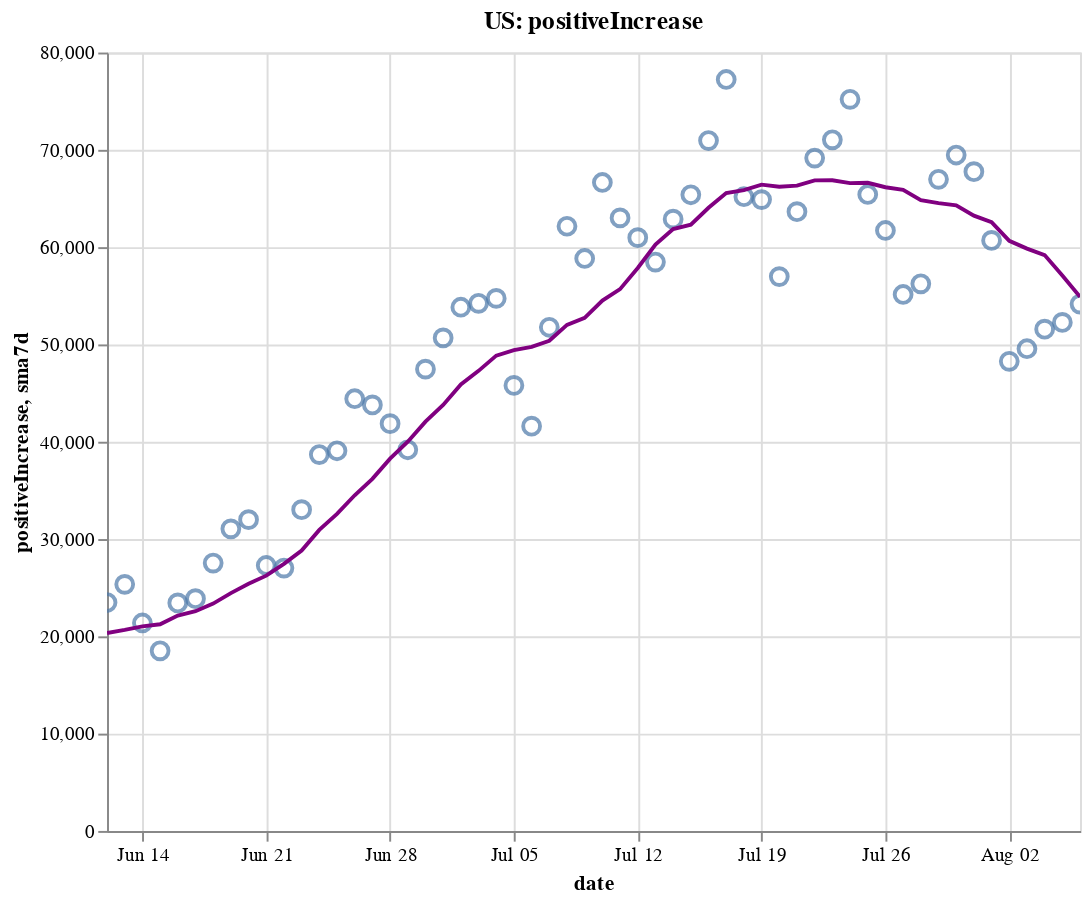

Notebook code for this chart:
### Code cell
create_plot(us, 'positiveIncrease')

### Figure 1 — Vega-Lite specification as saved in the notebook (floating-point values rounded to 4 significant figures)
{"config": {"view": {"continuousWidth": 400, "continuousHeight": 300}}, "layer": [{"layer": [{"mark": {"type": "point", "size": 75}, "encoding": {"tooltip": [{"type": "temporal", "field": "date"}, {"type": "quantitative", "field": "positiveIncrease"}, {"type": "quantitative", "field": "sma7d"}], "x": {"type": "temporal", "field": "date"}, "y": {"type": "quantitative", "field": "positiveIncrease"}}, "selection": {"selector002": {"type": "interval", "bind": "scales", "encodings": ["x", "y"]}}}, {"mark": {"type": "line", "color": "purple"}, "encoding": {"x": {"type": "temporal", "field": "date"}, "y": {"type": "quantitative", "field": "sma7d"}}}]}, {"mark": {"type": "rule", "color": "#aaa"}, "encoding": {"x": {"type": "temporal", "field": "date"}}, "transform": [{"filter": {"selection": "selector001"}}]}, {"mark": "circle", "encoding": {"opacity": {"condition": {"value": 1, "selection": "selector001"}, "value": 0}, "tooltip": [{"type": "temporal", "field": "date"}, {"type": "quantitative", "field": "positiveIncrease"}, {"type": "quantitative", "field": "sma7d"}], "x": {"type": "temporal", "field": "date"}, "y": {"type": "quantitative", "field": "positiveIncrease"}}, "selection": {"selector001": {"type": "single", "encodings": ["x"], "on": "mouseover", "nearest": true, "empty": "none"}}}, {"mark": {"type": "text", "align": "left", "dx": 5, "dy": -5, "stroke": "white", "strokeWidth": 2}, "encoding": {"text": {"type": "quantitative", "field": "positiveIncrease"}, "tooltip": [{"type": "temporal", "field": "date"}, {"type": "quantitative", "field": "positiveIncrease"}, {"type": "quantitative", "field": "sma7d"}], "x": {"type": "temporal", "field": "date"}, "y": {"type": "quantitative", "field": "positiveIncrease"}}, "transform": [{"filter": {"selection": "selector001"}}]}, {"mark": {"type": "text", "align": "left", "dx": 5, "dy": -5}, "encoding": {"text": {"type": "quantitative", "field": "positiveIncrease"}, "tooltip": [{"type": "temporal", "field": "date"}, {"type": "quantitative", "field": "positiveIncrease"}, {"type": "quantitative", "field": "sma7d"}], "x": {"type": "temporal", "field": "date"}, "y": {"type": "quantitative", "field": "positiveIncrease"}}, "transform": [{"filter": {"selection": "selector001"}}]}], "data": {"name": "data-683b2a364bedfed28b655f6d36f1250e"}, "height": 400, "title": "US: positiveIncrease", "width": 500, "$schema": "https://vega.github.io/schema/vega-lite/v4.8.1.json", "datasets": {"data-683b2a364bedfed28b655f6d36f1250e": [{"date": "2020-06-12T00:00:00", "totalTestResultsIncrease": 623100.0, "positiveIncrease": 23480.0, "death": 108400.0, "deathIncrease": 772.0, "positiveRate": 0.038, "state": "US", "sma7d": 20350.0}, {"date": "2020-06-13T00:00:00", "totalTestResultsIncrease": 496400.0, "positiveIncrease": 25340.0, "death": 109100.0, "deathIncrease": 691.0, "positiveRate": 0.051, "state": "US", "sma7d": 20670.0}, {"date": "2020-06-14T00:00:00", "totalTestResultsIncrease": 485200.0, "positiveIncrease": 21370.0, "death": 109400.0, "deathIncrease": 355.0, "positiveRate": 0.044, "state": "US", "sma7d": 21030.0}, {"date": "2020-06-15T00:00:00", "totalTestResultsIncrease": 432800.0, "positiveIncrease": 18510.0, "death": 109800.0, "deathIncrease": 380.0, "positiveRate": 0.043, "state": "US", "sma7d": 21240.0}, {"date": "2020-06-16T00:00:00", "totalTestResultsIncrease": 464500.0, "positiveIncrease": 23440.0, "death": 110500.0, "deathIncrease": 729.0, "positiveRate": 0.05, "state": "US", "sma7d": 22140.0}, {"date": "2020-06-17T00:00:00", "totalTestResultsIncrease": 485300.0, "positiveIncrease": 23870.0, "death": 111300.0, "deathIncrease": 767.0, "positiveRate": 0.049, "state": "US", "sma7d": 22580.0}, {"date": "2020-06-18T00:00:00", "totalTestResultsIncrease": 516200.0, "positiveIncrease": 27530.0, "death": 112000.0, "deathIncrease": 704.0, "positiveRate": 0.053, "state": "US", "sma7d": 23360.0}, {"date": "2020-06-19T00:00:00", "totalTestResultsIncrease": 574000.0, "positiveIncrease": 31050.0, "death": 112700.0, "deathIncrease": 655.0, "positiveRate": 0.054, "state": "US", "sma7d": 24440.0}, {"date": "2020-06-20T00:00:00", "totalTestResultsIncrease": 559200.0, "positiveIncrease": 31990.0, "death": 113300.0, "deathIncrease": 628.0, "positiveRate": 0.057, "state": "US", "sma7d": 25390.0}, {"date": "2020-06-21T00:00:00", "totalTestResultsIncrease": 511100.0, "positiveIncrease": 27280.0, "death": 113600.0, "deathIncrease": 292.0, "positiveRate": 0.053, "state": "US", "sma7d": 26240.0}, {"date": "2020-06-22T00:00:00", "totalTestResultsIncrease": 466600.0, "positiveIncrease": 27020.0, "death": 113900.0, "deathIncrease": 283.0, "positiveRate": 0.058, "state": "US", "sma7d": 27450.0}, {"date": "2020-06-23T00:00:00", "totalTestResultsIncrease": 491700.0, "positiveIncrease": 33020.0, "death": 114600.0, "deathIncrease": 708.0, "positiveRate": 0.067, "state": "US", "sma7d": 28820.0}, {"date": "2020-06-24T00:00:00", "totalTestResultsIncrease": 519200.0, "positiveIncrease": 38680.0, "death": 115300.0, "deathIncrease": 724.0, "positiveRate": 0.075, "state": "US", "sma7d": 30940.0}, {"date": "2020-06-25T00:00:00", "totalTestResultsIncrease": 637100.0, "positiveIncrease": 39070.0, "death": 117800.0, "deathIncrease": 2501.0, "positiveRate": 0.061, "state": "US", "sma7d": 32590.0}, {"date": "2020-06-26T00:00:00", "totalTestResultsIncrease": 606700.0, "positiveIncrease": 44420.0, "death": 118400.0, "deathIncrease": 636.0, "positiveRate": 0.073, "state": "US", "sma7d": 34500.0}, {"date": "2020-06-27T00:00:00", "totalTestResultsIncrease": 599400.0, "positiveIncrease": 43780.0, "death": 119000.0, "deathIncrease": 509.0, "positiveRate": 0.073, "state": "US", "sma7d": 36180.0}, {"date": "2020-06-28T00:00:00", "totalTestResultsIncrease": 583900.0, "positiveIncrease": 41860.0, "death": 119200.0, "deathIncrease": 271.0, "positiveRate": 0.072, "state": "US", "sma7d": 38260.0}, {"date": "2020-06-29T00:00:00", "totalTestResultsIncrease": 646800.0, "positiveIncrease": 39180.0, "death": 119600.0, "deathIncrease": 330.0, "positiveRate": 0.061, "state": "US", "sma7d": 40000.0}, {"date": "2020-06-30T00:00:00", "totalTestResultsIncrease": 624100.0, "positiveIncrease": 47460.0, "death": 120200.0, "deathIncrease": 596.0, "positiveRate": 0.076, "state": "US", "sma7d": 42060.0}, {"date": "2020-07-01T00:00:00", "totalTestResultsIncrease": 633300.0, "positiveIncrease": 50670.0, "death": 120900.0, "deathIncrease": 701.0, "positiveRate": 0.08, "state": "US", "sma7d": 43780.0}, {"date": "2020-07-02T00:00:00", "totalTestResultsIncrease": 662300.0, "positiveIncrease": 53830.0, "death": 121600.0, "deathIncrease": 697.0, "positiveRate": 0.081, "state": "US", "sma7d": 45890.0}, {"date": "2020-07-03T00:00:00", "totalTestResultsIncrease": 710900.0, "positiveIncrease": 54220.0, "death": 122100.0, "deathIncrease": 597.0, "positiveRate": 0.076, "state": "US", "sma7d": 47290.0}, {"date": "2020-07-04T00:00:00", "totalTestResultsIncrease": 642200.0, "positiveIncrease": 54730.0, "death": 122500.0, "deathIncrease": 306.0, "positiveRate": 0.085, "state": "US", "sma7d": 48850.0}, {"date": "2020-07-05T00:00:00", "totalTestResultsIncrease": 681400.0, "positiveIncrease": 45790.0, "death": 122700.0, "deathIncrease": 209.0, "positiveRate": 0.067, "state": "US", "sma7d": 49410.0}, {"date": "2020-07-06T00:00:00", "totalTestResultsIncrease": 501200.0, "positiveIncrease": 41600.0, "death": 122900.0, "deathIncrease": 242.0, "positiveRate": 0.083, "state": "US", "sma7d": 49760.0}, {"date": "2020-07-07T00:00:00", "totalTestResultsIncrease": 634800.0, "positiveIncrease": 51770.0, "death": 123800.0, "deathIncrease": 922.0, "positiveRate": 0.082, "state": "US", "sma7d": 50370.0}, {"date": "2020-07-08T00:00:00", "totalTestResultsIncrease": 629100.0, "positiveIncrease": 62150.0, "death": 124700.0, "deathIncrease": 897.0, "positiveRate": 0.099, "state": "US", "sma7d": 52010.0}, {"date": "2020-07-09T00:00:00", "totalTestResultsIncrease": 703000.0, "positiveIncrease": 58840.0, "death": 125600.0, "deathIncrease": 867.0, "positiveRate": 0.084, "state": "US", "sma7d": 52730.0}, {"date": "2020-07-10T00:00:00", "totalTestResultsIncrease": 810800.0, "positiveIncrease": 66640.0, "death": 126400.0, "deathIncrease": 854.0, "positiveRate": 0.082, "state": "US", "sma7d": 54500.0}, {"date": "2020-07-11T00:00:00", "totalTestResultsIncrease": 698400.0, "positiveIncrease": 63010.0, "death": 127200.0, "deathIncrease": 757.0, "positiveRate": 0.09, "state": "US", "sma7d": 55680.0}, {"date": "2020-07-12T00:00:00", "totalTestResultsIncrease": 758300.0, "positiveIncrease": 60980.0, "death": 127700.0, "deathIncrease": 476.0, "positiveRate": 0.08, "state": "US", "sma7d": 57850.0}, {"date": "2020-07-13T00:00:00", "totalTestResultsIncrease": 693600.0, "positiveIncrease": 58460.0, "death": 128000.0, "deathIncrease": 327.0, "positiveRate": 0.084, "state": "US", "sma7d": 60260.0}, {"date": "2020-07-14T00:00:00", "totalTestResultsIncrease": 770000.0, "positiveIncrease": 62880.0, "death": 128700.0, "deathIncrease": 736.0, "positiveRate": 0.082, "state": "US", "sma7d": 61850.0}, {"date": "2020-07-15T00:00:00", "totalTestResultsIncrease": 762000.0, "positiveIncrease": 65380.0, "death": 129600.0, "deathIncrease": 858.0, "positiveRate": 0.086, "state": "US", "sma7d": 62310.0}, {"date": "2020-07-16T00:00:00", "totalTestResultsIncrease": 827600.0, "positiveIncrease": 70950.0, "death": 130600.0, "deathIncrease": 974.0, "positiveRate": 0.086, "state": "US", "sma7d": 64040.0}, {"date": "2020-07-17T00:00:00", "totalTestResultsIncrease": 837400.0, "positiveIncrease": 77230.0, "death": 131500.0, "deathIncrease": 951.0, "positiveRate": 0.092, "state": "US", "sma7d": 65560.0}, {"date": "2020-07-18T00:00:00", "totalTestResultsIncrease": 761600.0, "positiveIncrease": 65180.0, "death": 132400.0, "deathIncrease": 872.0, "positiveRate": 0.086, "state": "US", "sma7d": 65870.0}, {"date": "2020-07-19T00:00:00", "totalTestResultsIncrease": 798500.0, "positiveIncrease": 64880.0, "death": 132900.0, "deathIncrease": 526.0, "positiveRate": 0.081, "state": "US", "sma7d": 66430.0}, {"date": "2020-07-20T00:00:00", "totalTestResultsIncrease": 711000.0, "positiveIncrease": 56970.0, "death": 133300.0, "deathIncrease": 362.0, "positiveRate": 0.08, "state": "US", "sma7d": 66210.0}, {"date": "2020-07-21T00:00:00", "totalTestResultsIncrease": 750200.0, "positiveIncrease": 63640.0, "death": 134300.0, "deathIncrease": 1038.0, "positiveRate": 0.085, "state": "US", "sma7d": 66320.0}, {"date": "2020-07-22T00:00:00", "totalTestResultsIncrease": 795500.0, "positiveIncrease": 69150.0, "death": 135400.0, "deathIncrease": 1117.0, "positiveRate": 0.087, "state": "US", "sma7d": 66860.0}, {"date": "2020-07-23T00:00:00", "totalTestResultsIncrease": 824400.0, "positiveIncrease": 71030.0, "death": 136500.0, "deathIncrease": 1039.0, "positiveRate": 0.086, "state": "US", "sma7d": 66870.0}, {"date": "2020-07-24T00:00:00", "totalTestResultsIncrease": 929800.0, "positiveIncrease": 75190.0, "death": 137700.0, "deathIncrease": 1178.0, "positiveRate": 0.081, "state": "US", "sma7d": 66580.0}, {"date": "2020-07-25T00:00:00", "totalTestResultsIncrease": 797600.0, "positiveIncrease": 65410.0, "death": 138700.0, "deathIncrease": 1037.0, "positiveRate": 0.082, "state": "US", "sma7d": 66610.0}, {"date": "2020-07-26T00:00:00", "totalTestResultsIncrease": 855800.0, "positiveIncrease": 61710.0, "death": 139200.0, "deathIncrease": 558.0, "positiveRate": 0.072, "state": "US", "sma7d": 66160.0}, {"date": "2020-07-27T00:00:00", "totalTestResultsIncrease": 760800.0, "positiveIncrease": 55130.0, "death": 140300.0, "deathIncrease": 1059.0, "positiveRate": 0.072, "state": "US", "sma7d": 65900.0}, {"date": "2020-07-28T00:00:00", "totalTestResultsIncrease": 735500.0, "positiveIncrease": 56230.0, "death": 141400.0, "deathIncrease": 1121.0, "positiveRate": 0.076, "state": "US", "sma7d": 64840.0}, {"date": "2020-07-29T00:00:00", "totalTestResultsIncrease": 853300.0, "positiveIncrease": 66970.0, "death": 142900.0, "deathIncrease": 1447.0, "positiveRate": 0.078, "state": "US", "sma7d": 64530.0}, {"date": "2020-07-30T00:00:00", "totalTestResultsIncrease": 805900.0, "positiveIncrease": 69470.0, "death": 144100.0, "deathIncrease": 1259.0, "positiveRate": 0.086, "state": "US", "sma7d": 64300.0}, {"date": "2020-07-31T00:00:00", "totalTestResultsIncrease": 726000.0, "positiveIncrease": 67760.0, "death": 145400.0, "deathIncrease": 1311.0, "positiveRate": 0.093, "state": "US", "sma7d": 63240.0}, {"date": "2020-08-01T00:00:00", "totalTestResultsIncrease": 726000.0, "positiveIncrease": 60690.0, "death": 146600.0, "deathIncrease": 1189.0, "positiveRate": 0.084, "state": "US", "sma7d": 62570.0}, {"date": "2020-08-02T00:00:00", "totalTestResultsIncrease": 713200.0, "positiveIncrease": 48270.0, "death": 147100.0, "deathIncrease": 498.0, "positiveRate": 0.068, "state": "US", "sma7d": 60640.0}, {"date": "2020-08-03T00:00:00", "totalTestResultsIncrease": 731700.0, "positiveIncrease": 49560.0, "death": 147700.0, "deathIncrease": 519.0, "positiveRate": 0.068, "state": "US", "sma7d": 59850.0}, {"date": "2020-08-04T00:00:00", "totalTestResultsIncrease": 695600.0, "positiveIncrease": 51570.0, "death": 148800.0, "deathIncrease": 1176.0, "positiveRate": 0.074, "state": "US", "sma7d": 59180.0}, {"date": "2020-08-05T00:00:00", "totalTestResultsIncrease": 681500.0, "positiveIncrease": 52260.0, "death": 150200.0, "deathIncrease": 1403.0, "positiveRate": 0.077, "state": "US", "sma7d": 57080.0}, {"date": "2020-08-06T00:00:00", "totalTestResultsIncrease": 727400.0, "positiveIncrease": 54140.0, "death": 151500.0, "deathIncrease": 1251.0, "positiveRate": 0.074, "state": "US", "sma7d": 54890.0}]}}
